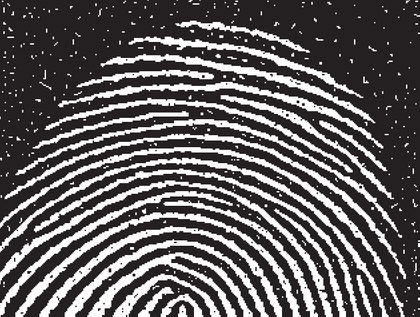
%> input picture FingerPrint.bmp, 420 x 317 px, shrunk from 630 x 476 before the run
$ octave --eval "result = contrast(imread('FingerPrint.bmp'));"   (GNU Octave 9; MATLAB toolbox functions it lacks are replaced by stand-ins)
%> lines starting %> are read from the running program, lines starting %| are printed output that depends on the picture
function cont = contrast(im)
[r, c, ch]=size(im);
%> r = 317; c = 420; ch = 3
im=im2double(im);
new_max=10;
new_min=220;
old_max=max(im(:,:,:));
old_min=min(im(:,:,:));
for k=1:ch
    for i=1:r
        for j=1:c
            if(im(i,j,k)>=old_max)
                old_max=im(i,j,k);
            end
            if(im(i,j,k)<=old_min)
                old_min=im(i,j,k);
            end
        end
    end
end
%> after the loop, old_max = 1; old_min = 0
cont=(((im - old_min)/(old_max - old_min))*((new_max - new_min) + new_min));
figure,imshow(im),title('Original')
figure,imshow(cont),title('Contrast adjustment - Histogram Stretch')
%> after `imshow(cont)`:
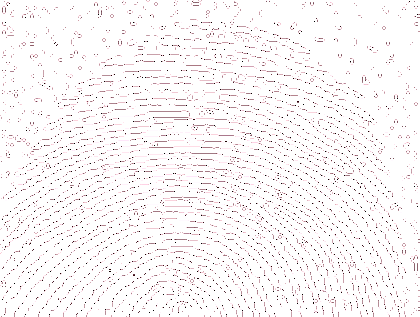
%> displayed picture: size 317x420x3, on the screen's scale of 0 to 255; mean R, G, B 249.3, 246.3, 247.2
end
